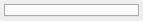
<?xml version="1.0" encoding="UTF-8"?>
<ui version="4.0">
 <class>SpeciesSiteReferenceListWidget</class>
 <widget class="QWidget" name="SpeciesSiteReferenceListWidget">
  <property name="geometry">
   <rect>
    <x>0</x>
    <y>0</y>
    <width>143</width>
    <height>21</height>
   </rect>
  </property>
  <property name="sizePolicy">
   <sizepolicy hsizetype="Minimum" vsizetype="Minimum">
    <horstretch>0</horstretch>
    <verstretch>0</verstretch>
   </sizepolicy>
  </property>
  <property name="font">
   <font>
    <pointsize>10</pointsize>
   </font>
  </property>
  <property name="windowTitle">
   <string>Form</string>
  </property>
  <layout class="QVBoxLayout" name="verticalLayout">
   <property name="spacing">
    <number>4</number>
   </property>
   <property name="leftMargin">
    <number>4</number>
   </property>
   <property name="topMargin">
    <number>4</number>
   </property>
   <property name="rightMargin">
    <number>4</number>
   </property>
   <property name="bottomMargin">
    <number>4</number>
   </property>
   <item>
    <widget class="QTabWidget" name="SpeciesTabs">
     <property name="sizePolicy">
      <sizepolicy hsizetype="Minimum" vsizetype="Minimum">
       <horstretch>0</horstretch>
       <verstretch>0</verstretch>
      </sizepolicy>
     </property>
    </widget>
   </item>
  </layout>
 </widget>
 <resources>
  <include location="../main.qrc"/>
 </resources>
 <connections/>
</ui>
